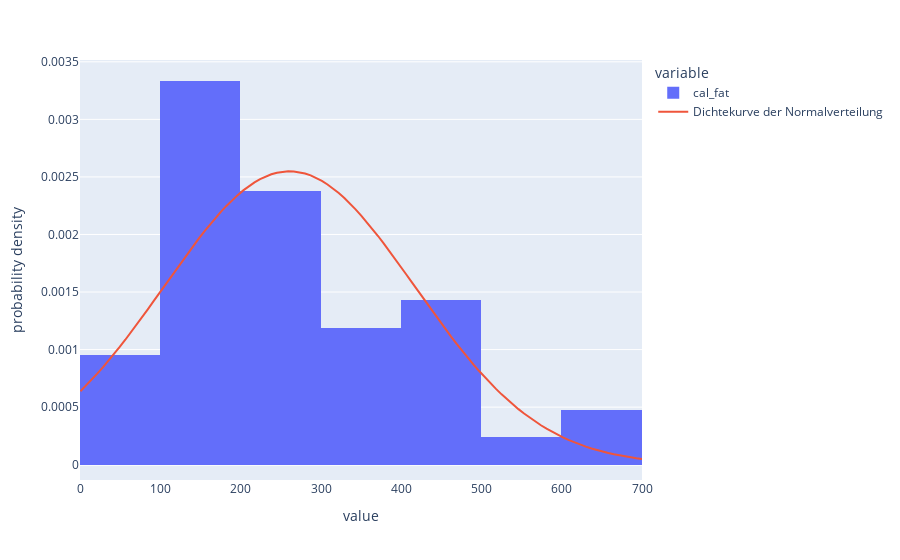

Notebook cell for this chart:
### Markdown cell above
Nun möchten wir die Dichtefunktion als Linie zum Histogrammplot hinzufügen. Dazu speichern wir zunächst den Histogrammplot in einer Variable und fügen dann die Dichtekurve hinzu. Dies geschieht in plotly mittels `add_scatter` (eigentlich ein Streuplot, der aber hier als Linie dargestellt wird)

### Code cell
hist = px.histogram(dairy_queen['cal_fat'], histnorm="probability density")
hist.add_scatter(x=x, y=y, name=f"Dichtekurve der Normalverteilung")
hist.show()

### Figure 1 — Plotly figure (JSON) as saved in the notebook; plotly's stock layout.template omitted (floating-point values rounded to 4 significant figures)
{"data": [{"alignmentgroup": "True", "bingroup": "x", "histnorm": "probability density", "hovertemplate": "variable=cal_fat<br>value=%{x}<br>probability density=%{y}<extra></extra>", "legendgroup": "cal_fat", "marker": {"color": "#636efa", "pattern": {"shape": ""}}, "name": "cal_fat", "offsetgroup": "cal_fat", "orientation": "v", "showlegend": true, "type": "histogram", "x": [660, 460, 330, 270, 310, 160, 310, 480, 590, 240, 220, 220, 180, 160, 180, 80, 80, 410, 670, 440, 140, 200, 160, 310, 240, 130, 430, 310, 430, 180, 180, 220, 280, 120, 270, 190, 170, 20, 140, 130, 0, 240], "xaxis": "x", "yaxis": "y"}, {"name": "Dichtekurve der Normalverteilung", "type": "scatter", "x": [0, 7, 14, 21, 28, 35, 42, 49, 56, 63, 70, 77, 84, 91, 98, 105, 112, 119, 126, 133, 140, 147, 154, 161, 168, 175, 182, 189, 196, 203, 210, 217, 224, 231, 238, 245, 252, 259, 266, 273, 280, 287, 294, 301, 308, 315, 322, 329, 336, 343, 350, 357, 364, 371, 378, 385, 392, 399, 406, 413, 420, 427, 434, 441, 448, 455, 462, 469, 476, 483, 490, 497, 504, 511, 518, 525, 532, 539, 546, 553, 560, 567, 574, 581, 588, 595, 602, 609, 616, 623, 630, 637, 644, 651, 658, 665, 672, 679, 686, 693, 700], "y": [0.0006379, 0.0006866, 0.0007374, 0.0007905, 0.0008456, 0.0009028, 0.000962, 0.001023, 0.001086, 0.00115, 0.001215, 0.001282, 0.00135, 0.001418, 0.001487, 0.001556, 0.001625, 0.001694, 0.001762, 0.00183, 0.001896, 0.00196, 0.002023, 0.002083, 0.002141, 0.002196, 0.002248, 0.002297, 0.002342, 0.002383, 0.00242, 0.002453, 0.002481, 0.002505, 0.002523, 0.002537, 0.002546, 0.002549, 0.002548, 0.002541, 0.00253, 0.002513, 0.002492, 0.002465, 0.002434, 0.002399, 0.00236, 0.002316, 0.002269, 0.002218, 0.002165, 0.002108, 0.002048, 0.001987, 0.001923, 0.001858, 0.001791, 0.001723, 0.001654, 0.001585, 0.001516, 0.001447, 0.001379, 0.001311, 0.001243, 0.001177, 0.001113, 0.001049, 0.0009875, 0.0009276, 0.0008695, 0.0008135, 0.0007595, 0.0007078, 0.0006582, 0.0006109, 0.0005658, 0.000523, 0.0004825, 0.0004443, 0.0004082, 0.0003743, 0.0003426, 0.0003129, 0.0002852, 0.0002595, 0.0002356, 0.0002134, 0.000193, 0.0001742, 0.0001569, 0.000141, 0.0001265, 0.0001133, 0.0001012, 9.023e-05, 8.029e-05, 7.131e-05, 6.321e-05, 5.591e-05, 4.936e-05]}], "layout": {"autosize": true, "barmode": "relative", "legend": {"title": {"text": "variable"}, "tracegroupgap": 0}, "margin": {"t": 60}, "xaxis": {"anchor": "y", "autorange": true, "domain": [0, 1], "range": [-0.5, 700], "title": {"text": "value"}, "type": "linear"}, "yaxis": {"anchor": "x", "autorange": true, "domain": [0, 1], "range": [-0.0001331, 0.003516], "title": {"text": "probability density"}, "type": "linear"}}}
